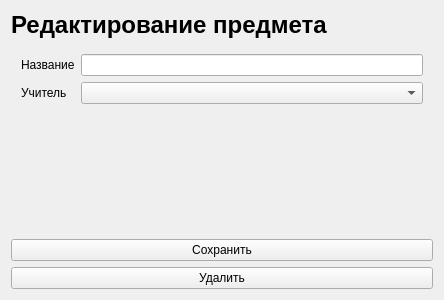
<?xml version="1.0" encoding="UTF-8"?>
<ui version="4.0">
 <class>EditSubject</class>
 <widget class="QWidget" name="EditSubject">
  <property name="windowModality">
   <enum>Qt::WindowModality::WindowModal</enum>
  </property>
  <property name="geometry">
   <rect>
    <x>0</x>
    <y>0</y>
    <width>444</width>
    <height>300</height>
   </rect>
  </property>
  <property name="sizePolicy">
   <sizepolicy hsizetype="Preferred" vsizetype="Preferred">
    <horstretch>0</horstretch>
    <verstretch>0</verstretch>
   </sizepolicy>
  </property>
  <property name="maximumSize">
   <size>
    <width>500</width>
    <height>300</height>
   </size>
  </property>
  <property name="windowTitle">
   <string>Редактирование предмета</string>
  </property>
  <layout class="QGridLayout" name="gridLayout">
   <item row="2" column="0">
    <widget class="QPushButton" name="submit_btn">
     <property name="text">
      <string>Сохранить</string>
     </property>
    </widget>
   </item>
   <item row="1" column="0">
    <layout class="QFormLayout" name="formLayout">
     <property name="leftMargin">
      <number>10</number>
     </property>
     <property name="topMargin">
      <number>9</number>
     </property>
     <property name="rightMargin">
      <number>10</number>
     </property>
     <item row="0" column="0">
      <widget class="QLabel" name="label_2">
       <property name="text">
        <string>Название</string>
       </property>
      </widget>
     </item>
     <item row="0" column="1">
      <widget class="QLineEdit" name="title_input"/>
     </item>
     <item row="1" column="0">
      <widget class="QLabel" name="label_3">
       <property name="text">
        <string>Учитель</string>
       </property>
      </widget>
     </item>
     <item row="1" column="1">
      <widget class="QComboBox" name="teacher_combo"/>
     </item>
    </layout>
   </item>
   <item row="0" column="0">
    <widget class="QLabel" name="main_label">
     <property name="sizePolicy">
      <sizepolicy hsizetype="Preferred" vsizetype="Fixed">
       <horstretch>0</horstretch>
       <verstretch>0</verstretch>
      </sizepolicy>
     </property>
     <property name="font">
      <font>
       <pointsize>18</pointsize>
       <bold>true</bold>
      </font>
     </property>
     <property name="text">
      <string>Редактирование предмета</string>
     </property>
     <property name="indent">
      <number>-1</number>
     </property>
    </widget>
   </item>
   <item row="3" column="0">
    <widget class="QPushButton" name="delete_btn">
     <property name="text">
      <string>Удалить</string>
     </property>
    </widget>
   </item>
  </layout>
 </widget>
 <resources/>
 <connections/>
</ui>
